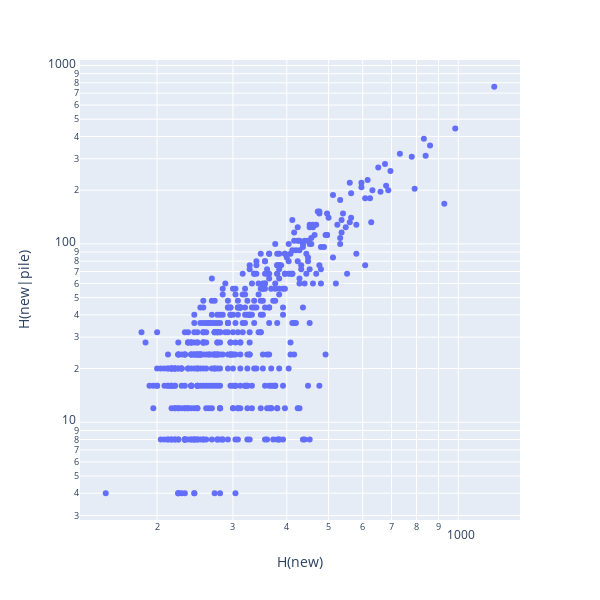

Source (notebook cell):
### Code cell
x = []
y = []
for i, (c1,c2,dist,n) in enumerate(linkage):
    x.append(C(*clusters[int(c2)]))
    y.append(C(*(clusters[int(c1)] + clusters[int(c2)])) - C(*clusters[int(c1)]))
import plotly.express as px
px.scatter(x=x, y=y, labels=dict(x="H(new)", y="H(new|pile)"), width=600, height=600, log_x=True, log_y=True)

### Figure 1 — Plotly figure (JSON) as saved in the notebook; plotly's stock layout.template omitted (floating-point values rounded to 4 significant figures; data arrays with more than 128 entries replaced by an {"elided": "..."} marker saying what was removed)
{"data": [{"hovertemplate": "H(new)=%{x}<br>H(new|pile)=%{y}<extra></extra>", "legendgroup": "", "marker": {"color": "#636efa", "symbol": "circle"}, "mode": "markers", "name": "", "orientation": "v", "showlegend": false, "type": "scatter", "x": {"elided": "528 int values"}, "xaxis": "x", "y": {"elided": "528 int values"}, "yaxis": "y"}], "layout": {"height": 600, "legend": {"tracegroupgap": 0}, "margin": {"t": 60}, "width": 600, "xaxis": {"anchor": "y", "autorange": true, "domain": [0, 1], "range": [2.122, 3.143], "title": {"text": "H(new)"}, "type": "log"}, "yaxis": {"anchor": "x", "autorange": true, "domain": [0, 1], "range": [0.4521, 3.031], "title": {"text": "H(new|pile)"}, "type": "log"}}}
